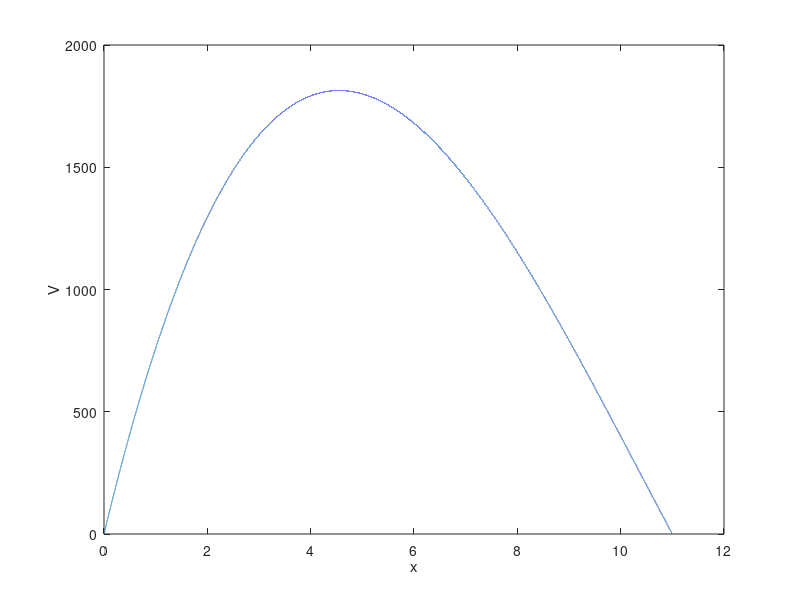

This figure's MATLAB source:
clear all;
clc;
long = 40;
wide = 22;
x = linspace(0,11,100000);
%1a
V = conv(conv([1 0], [-2 22]), [-2 40]); %(40-2x)(22-2x)x
allOfV = polyval(V,x);
%1b
plot(x,allOfV);
xlabel("x");    ylabel("V");
%1c
V1 = V;
V1(4) = V1(4)-1000;
results = roots(V1);
a = find(results < 11 & results > 0);
fprintf("If the volume is 1000, x can be %f and %f",results(a(1)),results(a(2)));
%1d
der = polyder(V);
root = roots(der);
found = find(root < 11 & root > 0);
fprintf("\nLargest possible V = %f and that x point ->%f",polyval(V,root(found)),root(found));
